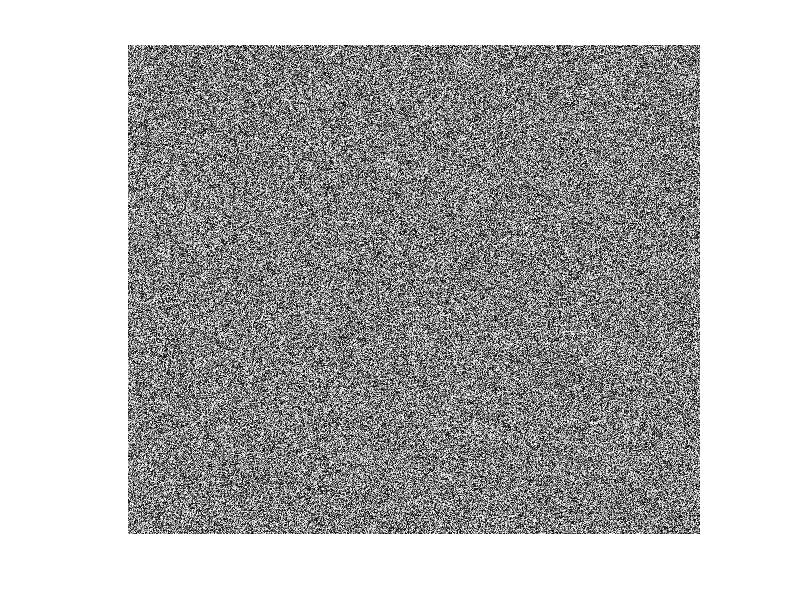

This chart was generated by the following MATLAB code:
%Histogram Analysis 

%im=imread('lena.jpg');

%image=rgb2gray(im);

%subplot(2,1,1), imshow(image);
%subplot(2,1,2), imhist(image);
clc;

I = rand(1102,1290) ;
imshow(I);
iwant = zeros(1108,1300) ;
iwant(1:1102,1:1290) = I ;